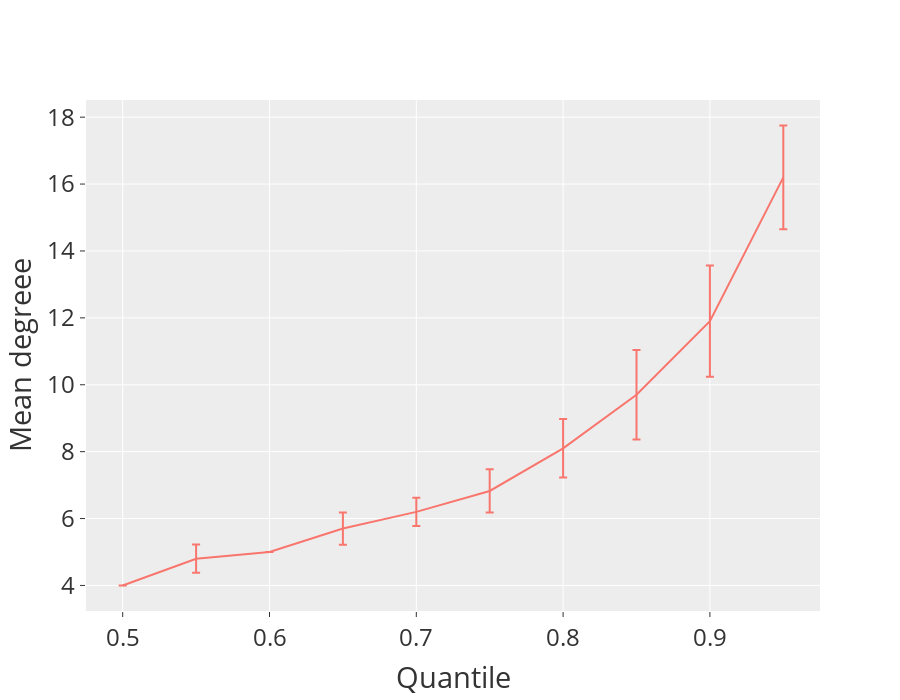

The code cell stored with this chart in its notebook:
### Code cell
stats_quantile = exp_results_qth.groupby("Quantile")["Degree_th"].agg(["mean", "std"]).reset_index()
fig = px.line(stats_quantile, x="Quantile", y="mean", error_y="std", title="Degree ranges")
fig = fig.update_layout(title="", xaxis=dict(tickfont=dict(size=24)), yaxis=dict(tickfont=dict(size=24), title="Mean degreee"), font=dict(size=24), height=700)
fig.show()
save_fig(name="exp_degree_th", fig=fig, base_path=figures_path, width=1000, height=500, margin=0.02)

### Figure 1 — Plotly figure (JSON) as saved in the notebook; plotly's stock layout.template omitted (floating-point values rounded to 4 significant figures)
{"data": [{"error_y": {"array": [0, 0.4216, 0, 0.483, 0.4216, 0.646, 0.8756, 1.337, 1.663, 1.549]}, "hovertemplate": "Quantile=%{x}<br>mean=%{y}<extra></extra>", "legendgroup": "", "line": {"color": "#F8766D", "dash": "solid"}, "marker": {"symbol": "circle"}, "mode": "lines", "name": "", "orientation": "v", "showlegend": false, "type": "scatter", "x": [0.5, 0.55, 0.6, 0.65, 0.7, 0.75, 0.8, 0.85, 0.9, 0.95], "xaxis": "x", "y": [4, 4.8, 5, 5.7, 6.2, 6.825, 8.1, 9.7, 11.9, 16.2], "yaxis": "y"}], "layout": {"font": {"size": 24}, "height": 700, "legend": {"tracegroupgap": 0}, "title": {"text": ""}, "xaxis": {"anchor": "y", "domain": [0, 1], "tickfont": {"size": 24}, "title": {"text": "Quantile"}}, "yaxis": {"anchor": "x", "domain": [0, 1], "tickfont": {"size": 24}, "title": {"text": "Mean degreee"}}}}
